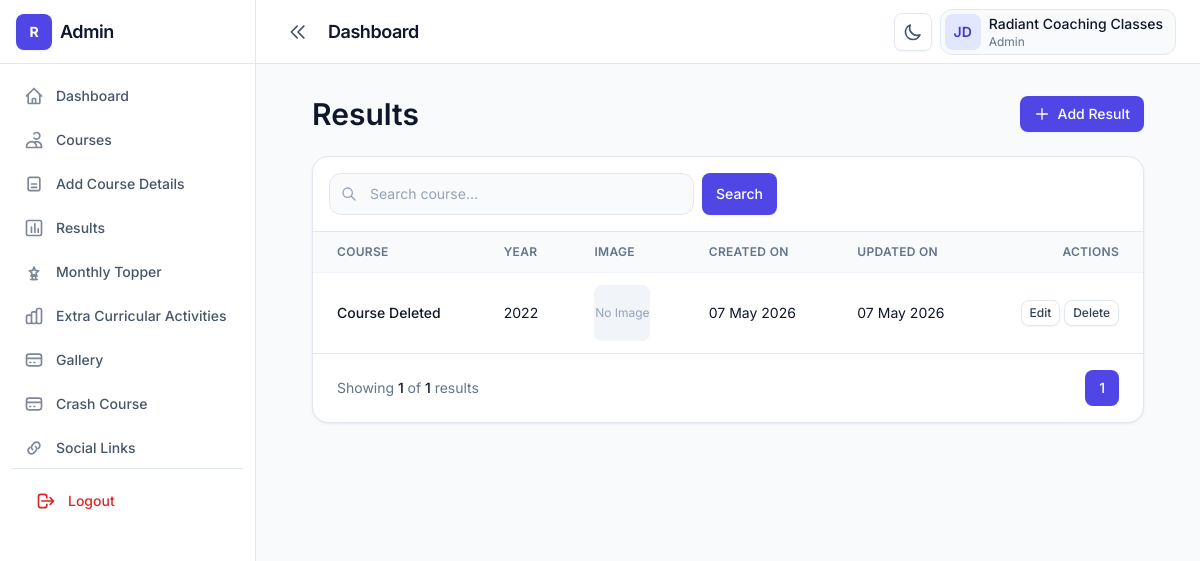
The page /results.php (signed in) on the database as committed earlier.
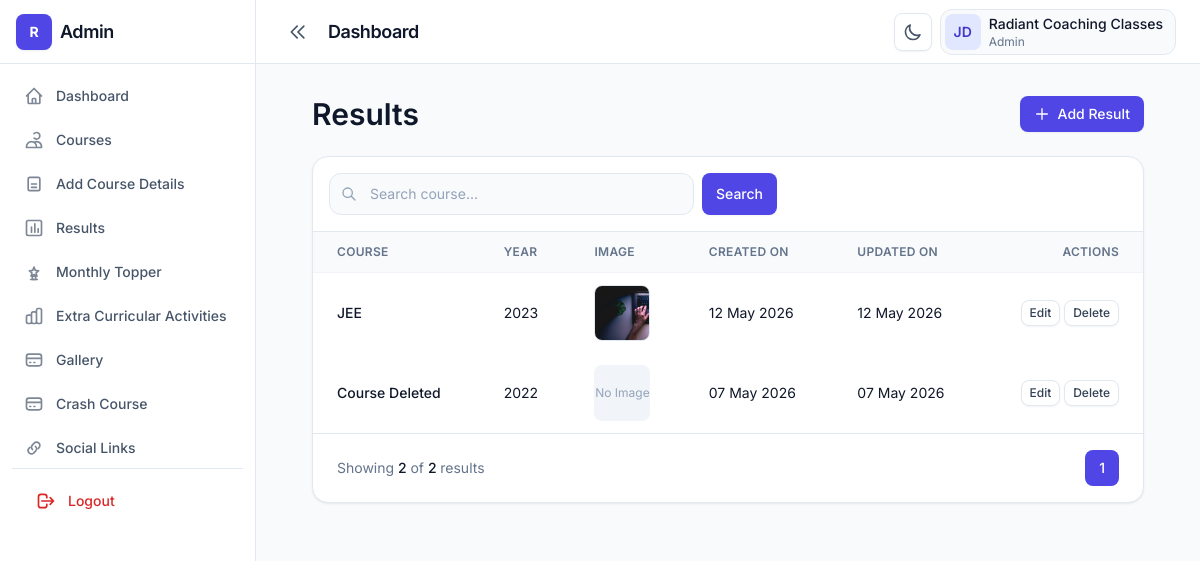
The same page on the database as committed later.
### tables this page shows
CREATE TABLE IF NOT EXISTS `results` (
  `id` int NOT NULL AUTO_INCREMENT,
  `course_id` int NOT NULL,
  `year` year NOT NULL,
  `created_at` date DEFAULT NULL,
  `updated_at` date DEFAULT NULL,
  PRIMARY KEY (`id`)
);

CREATE TABLE IF NOT EXISTS `courses` (
  `id` int NOT NULL AUTO_INCREMENT,
  `title` varchar(100) DEFAULT NULL,
  `description` text,
  `status` tinyint(1) DEFAULT '1',
  `created_at` timestamp NULL DEFAULT CURRENT_TIMESTAMP,
  `updated_at` timestamp NULL DEFAULT CURRENT_TIMESTAMP ON UPDATE CURRENT_TIMESTAMP,
  PRIMARY KEY (`id`)
);

### src/results.php (the view, shortened to what the changed rows need)
<?php
include('../conn.php');
$search = $_GET['search'] ?? '';
$page = isset($_GET['page'])
    ? (int)$_GET['page']
    : 1;
$limit = 5;
$offset = ($page - 1) * $limit;
$query = "
SELECT
results.*,
courses.title,
(
    SELECT image
    FROM result_images
    WHERE result_images.result_id = results.id
    LIMIT 1
) as preview_image
FROM results
LEFT JOIN courses
ON courses.id = results.course_id
WHERE 1
";
$params = [];
$countQuery = "
SELECT COUNT(*) as total
FROM results
LEFT JOIN courses
ON courses.id = results.course_id
WHERE 1
";
$countStmt = $conn->prepare($countQuery);
$countStmt->execute($params);
$totalRecords =
    $countStmt->fetch(PDO::FETCH_ASSOC)['total'];
$totalPages =
    ceil($totalRecords / $limit);
$query .= "
ORDER BY results.id DESC
LIMIT $limit OFFSET $offset
";
$stmt = $conn->prepare($query);
$stmt->execute($params);
$results = $stmt->fetchAll(PDO::FETCH_ASSOC);
?>
<!DOCTYPE html>
<html lang="en" class="h-full">
<head>
    <link rel="stylesheet"
        href="../dist/css/output.css" />
</head>
<body class="h-full bg-slate-50 text-slate-900 dark:bg-slate-950 dark:text-slate-100">
    <div class="flex min-h-full">
        <div class="flex min-h-screen flex-1 flex-col lg:min-h-0">
            <?php include('header.php'); ?>
            <main class="flex-1 overflow-auto p-4 lg:p-8">
                <div class="container">
                    <div class="mb-6 flex flex-col gap-4 sm:flex-row sm:flex-wrap sm:items-center sm:justify-between">
                        <div class="min-w-0 flex-1">
                            <h2 class="text-display-sm text-slate-900 dark:text-white">
                                Results
                            </h2>
                        </div>
                    </div>
                    <div class="rounded-2xl border border-slate-200 bg-white shadow-card dark:border-slate-800 dark:bg-slate-900">
                        <div class="overflow-x-auto">
                            <table class="w-full min-w-[640px] text-left text-sm">
                                <thead class="border-b border-slate-100 bg-slate-50 text-xs uppercase tracking-wide text-slate-500 dark:border-slate-800 dark:bg-slate-900/80 dark:text-slate-400">
                                    <tr>
                                        <th class="px-4 py-3 font-semibold lg:px-6">
                                            Course
                                        </th>
                                        <th class="px-4 py-3 font-semibold lg:px-6">
                                            Year
                                        </th>
                                        <th class="px-4 py-3 font-semibold lg:px-6">
                                            Image
                                        </th>
                                        <th class="px-4 py-3 font-semibold lg:px-6">
                                            Created On
                                        </th>
                                        <th class="px-4 py-3 font-semibold lg:px-6">
                                            Updated On
                                        </th>
                                        <th class="px-4 py-3 text-right font-semibold lg:px-6">
                                            Actions
                                        </th>
                                    </tr>
                                </thead>
                                <tbody>
                                    <?php if (count($results) > 0) { ?>
                                        <?php foreach ($results as $result) { ?>
                                            <tr class="hover:bg-slate-50 dark:hover:bg-slate-800/40">
                                                <td class="px-4 py-3 lg:px-6">
                                                    <div class="font-medium">
                                                        <?php echo $result['title'] ?? 'Course Deleted'; ?>
                                                    </div>
                                                </td>
                                                <td class="px-4 py-3 lg:px-6">
                                                    <?php echo $result['year']; ?>
                                                </td>
                                                <td class="px-4 py-3 lg:px-6">
                                                    <?php if ($result['preview_image']) { ?>
                                                        <img
                                                            src="uploads/results/<?php echo $result['preview_image']; ?>"
                                                            class="h-14 w-14 rounded-lg object-cover border border-slate-200 dark:border-slate-700" />
                                                    <?php } else { ?>
                                                        <div class="flex h-14 w-14 items-center justify-center rounded-lg bg-slate-100 text-xs text-slate-400 dark:bg-slate-800">
                                                            No Image
                                                        </div>
                                                    <?php } ?>
                                                </td>
                                                <td class="px-4 py-3 lg:px-6">
                                                    <?php
                                                    echo date(
                                                        'd M Y',
                                                        strtotime($result['created_at'])
                                                    );
                                                    ?>
                                                </td>
                                                <td class="px-4 py-3 lg:px-6">
                                                    <?php
                                                    echo date(
                                                        'd M Y',
                                                        strtotime($result['updated_at'])
                                                    );
                                                    ?>
                                                </td>
                                                <td class="px-4 py-3 text-right lg:px-6">
                                                    <a
                                                        href="edit-result.php?id=<?php echo $result['id']; ?>"
                                                        class="btn btn-secondary px-2 py-1 text-xs">
                                                        Edit
                                                    </a>
                                                    <a
                                                        href="delete-result.php?id=<?php echo $result['id']; ?>"
                                                        onclick="return confirm('Delete this result?')"
                                                        class="btn btn-secondary px-2 py-1 text-xs">
                                                        Delete
                                                    </a>
                                                </td>
                                            </tr>
                                        <?php } ?>
                                    <?php } ?>
                                </tbody>
                            </table>
                        </div>
                        <div class="flex flex-col items-center justify-between gap-4 border-t border-slate-200 px-4 py-4 dark:border-slate-800 sm:flex-row lg:px-6">
                            <p class="text-sm text-slate-500 dark:text-slate-400">
                                Showing
                                <span class="font-medium text-slate-900 dark:text-white">
                                    <?php echo count($results); ?>
                                </span>
                                of
                                <span class="font-medium text-slate-900 dark:text-white">
                                    <?php echo $totalRecords; ?>
                                </span>
                                results
                            </p>
                            <div class="flex items-center gap-2">
                                <?php for ($i = 1; $i <= $totalPages; $i++) { ?>
                                    <a
                                        href="?page=<?php echo $i; ?>&search=<?php echo $search; ?>"
                                        class="
                                        rounded-lg px-3.5 py-2 text-sm font-medium
                                        <?php
                                        if ($page == $i) {
                                            echo '
                                            bg-brand-600
                                            text-white
                                            ';
                                        }
                                        ?>
                                        ">
                                        <?php echo $i; ?>
                                    </a>
                                <?php } ?>
                            </div>
                        </div>
                    </div>
                </div>
            </main>
        </div>
    </div>
</body>
</html>

Rows that differ between the two databases and show on the page:
added results: course.title "JEE", year "2023", created_at "12 May 2026", updated_at "12 May 2026"
Other text that changed with them:
count($results): "1" → "2"
$totalRecords: "1" → "2"
